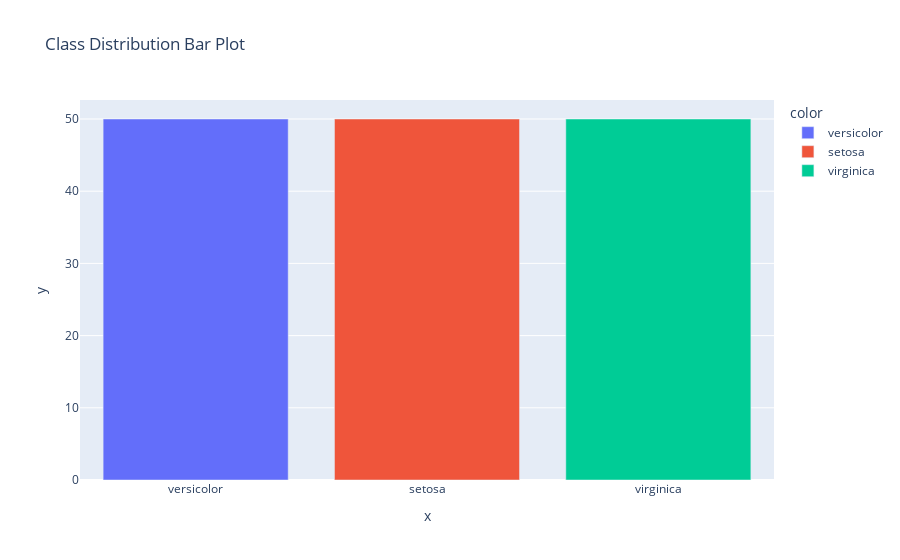

This figure's notebook cell:
### Code cell
class_dis_bar = px.bar(
  x = class_dis.index,
  y = class_dis.values,
  color = class_dis.index,
  title = 'Class Distribution Bar Plot'
)
class_dis_bar.show()

### Figure 1 — Plotly figure (JSON) as saved in the notebook; plotly's stock layout.template omitted (floating-point values rounded to 4 significant figures)
{"data": [{"alignmentgroup": "True", "hovertemplate": "color=versicolor<br>x=%{x}<br>y=%{y}<extra></extra>", "legendgroup": "versicolor", "marker": {"color": "#636efa", "pattern": {"shape": ""}}, "name": "versicolor", "offsetgroup": "versicolor", "orientation": "v", "showlegend": true, "textposition": "auto", "type": "bar", "x": ["versicolor"], "xaxis": "x", "y": [50], "yaxis": "y"}, {"alignmentgroup": "True", "hovertemplate": "color=setosa<br>x=%{x}<br>y=%{y}<extra></extra>", "legendgroup": "setosa", "marker": {"color": "#EF553B", "pattern": {"shape": ""}}, "name": "setosa", "offsetgroup": "setosa", "orientation": "v", "showlegend": true, "textposition": "auto", "type": "bar", "x": ["setosa"], "xaxis": "x", "y": [50], "yaxis": "y"}, {"alignmentgroup": "True", "hovertemplate": "color=virginica<br>x=%{x}<br>y=%{y}<extra></extra>", "legendgroup": "virginica", "marker": {"color": "#00cc96", "pattern": {"shape": ""}}, "name": "virginica", "offsetgroup": "virginica", "orientation": "v", "showlegend": true, "textposition": "auto", "type": "bar", "x": ["virginica"], "xaxis": "x", "y": [50], "yaxis": "y"}], "layout": {"barmode": "relative", "legend": {"title": {"text": "color"}, "tracegroupgap": 0}, "title": {"text": "Class Distribution Bar Plot"}, "xaxis": {"anchor": "y", "domain": [0, 1], "title": {"text": "x"}}, "yaxis": {"anchor": "x", "domain": [0, 1], "title": {"text": "y"}}}}
